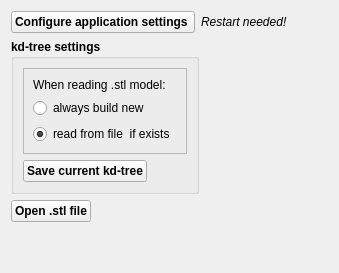
          <widget class="QWidget" name="tab_15">
           <attribute name="title">
            <string>Other settings</string>
           </attribute>
           <layout class="QVBoxLayout" name="verticalLayout_62">
            <item>
             <layout class="QHBoxLayout" name="horizontalLayout_51">
              <item>
               <widget class="QPushButton" name="configureSettings">
                <property name="font">
                 <font>
                  <weight>75</weight>
                  <bold>true</bold>
                 </font>
                </property>
                <property name="text">
                 <string>Configure application settings </string>
                </property>
               </widget>
              </item>
              <item>
               <widget class="QLabel" name="label_15">
                <property name="font">
                 <font>
                  <italic>true</italic>
                  <stylestrategy>PreferDefault</stylestrategy>
                 </font>
                </property>
                <property name="text">
                 <string>Restart needed!</string>
                </property>
               </widget>
              </item>
              <item>
               <spacer name="horizontalSpacer_21">
                <property name="orientation">
                 <enum>Qt::Horizontal</enum>
                </property>
                <property name="sizeHint" stdset="0">
                 <size>
                  <width>40</width>
                  <height>20</height>
                 </size>
                </property>
               </spacer>
              </item>
             </layout>
            </item>
            <item>
             <layout class="QHBoxLayout" name="horizontalLayout_88">
              <item>
               <widget class="QGroupBox" name="groupBox_6">
                <property name="sizePolicy">
                 <sizepolicy hsizetype="Maximum" vsizetype="Preferred">
                  <horstretch>0</horstretch>
                  <verstretch>0</verstretch>
                 </sizepolicy>
                </property>
                <property name="font">
                 <font>
                  <weight>75</weight>
                  <bold>true</bold>
                 </font>
                </property>
                <property name="title">
                 <string>kd-tree settings</string>
                </property>
                <layout class="QGridLayout" name="gridLayout_36">
                 <item row="0" column="0">
                  <widget class="QFrame" name="frame_3">
                   <property name="frameShape">
                    <enum>QFrame::StyledPanel</enum>
                   </property>
                   <property name="frameShadow">
                    <enum>QFrame::Plain</enum>
                   </property>
                   <layout class="QGridLayout" name="gridLayout_14">
                    <item row="0" column="0">
                     <widget class="QLabel" name="label_16">
                      <property name="font">
                       <font>
                        <weight>50</weight>
                        <bold>false</bold>
                       </font>
                      </property>
                      <property name="text">
                       <string>When reading .stl model:</string>
                      </property>
                     </widget>
                    </item>
                    <item row="1" column="0">
                     <widget class="QRadioButton" name="rb_buldNewTree">
                      <property name="font">
                       <font>
                        <weight>50</weight>
                        <bold>false</bold>
                       </font>
                      </property>
                      <property name="text">
                       <string>always build new</string>
                      </property>
                      <property name="checked">
                       <bool>false</bool>
                      </property>
                     </widget>
                    </item>
                    <item row="2" column="0">
                     <widget class="QRadioButton" name="rb_readTree">
                      <property name="font">
                       <font>
                        <weight>50</weight>
                        <bold>false</bold>
                       </font>
                      </property>
                      <property name="text">
                       <string>read from file  if exists</string>
                      </property>
                      <property name="checked">
                       <bool>true</bool>
                      </property>
                     </widget>
                    </item>
                   </layout>
                  </widget>
                 </item>
                 <item row="1" column="0">
                  <layout class="QHBoxLayout" name="horizontalLayout_87">
                   <item>
                    <widget class="QPushButton" name="saveTree">
                     <property name="font">
                      <font>
                       <weight>75</weight>
                       <bold>true</bold>
                      </font>
                     </property>
                     <property name="text">
                      <string>Save current kd-tree</string>
                     </property>
                    </widget>
                   </item>
                   <item>
                    <spacer name="horizontalSpacer_23">
                     <property name="orientation">
                      <enum>Qt::Horizontal</enum>
                     </property>
                     <property name="sizeHint" stdset="0">
                      <size>
                       <width>40</width>
                       <height>20</height>
                      </size>
                     </property>
                    </spacer>
                   </item>
                  </layout>
                 </item>
                </layout>
               </widget>
              </item>
              <item>
               <spacer name="horizontalSpacer_24">
                <property name="orientation">
                 <enum>Qt::Horizontal</enum>
                </property>
                <property name="sizeHint" stdset="0">
                 <size>
                  <width>40</width>
                  <height>20</height>
                 </size>
                </property>
               </spacer>
              </item>
             </layout>
            </item>
            <item>
             <layout class="QHBoxLayout" name="horizontalLayout_86">
              <item>
               <widget class="QPushButton" name="openSTLFile">
                <property name="font">
                 <font>
                  <weight>75</weight>
                  <bold>true</bold>
                 </font>
                </property>
                <property name="text">
                 <string>Open .stl file</string>
                </property>
               </widget>
              </item>
              <item>
               <spacer name="horizontalSpacer_22">
                <property name="orientation">
                 <enum>Qt::Horizontal</enum>
                </property>
                <property name="sizeHint" stdset="0">
                 <size>
                  <width>40</width>
                  <height>20</height>
                 </size>
                </property>
               </spacer>
              </item>
             </layout>
            </item>
            <item>
             <spacer name="verticalSpacer_4">
              <property name="orientation">
               <enum>Qt::Vertical</enum>
              </property>
              <property name="sizeHint" stdset="0">
               <size>
                <width>20</width>
                <height>40</height>
               </size>
              </property>
             </spacer>
            </item>
           </layout>
          </widget>
